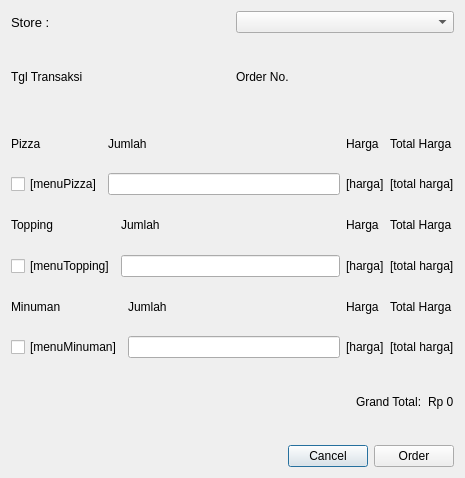
<?xml version="1.0" encoding="UTF-8"?>
<ui version="4.0">
 <class>transactionDialog</class>
 <widget class="QDialog" name="transactionDialog">
  <property name="geometry">
   <rect>
    <x>0</x>
    <y>0</y>
    <width>465</width>
    <height>478</height>
   </rect>
  </property>
  <property name="windowTitle">
   <string>Dialog</string>
  </property>
  <layout class="QGridLayout" name="gridLayout">
   <item row="0" column="0">
    <layout class="QHBoxLayout" name="horizontalLayout_14">
     <item>
      <widget class="QLabel" name="label_49">
       <property name="font">
        <font>
         <pointsize>10</pointsize>
        </font>
       </property>
       <property name="text">
        <string>Store : </string>
       </property>
      </widget>
     </item>
     <item>
      <widget class="QComboBox" name="storeComboBox_4"/>
     </item>
    </layout>
   </item>
   <item row="1" column="0">
    <layout class="QHBoxLayout" name="horizontalLayout_15">
     <item>
      <widget class="QLabel" name="label_50">
       <property name="text">
        <string>Tgl Transaksi</string>
       </property>
      </widget>
     </item>
     <item>
      <widget class="QLabel" name="tanggalTransaksi_4">
       <property name="text">
        <string/>
       </property>
      </widget>
     </item>
     <item>
      <widget class="QLabel" name="label_51">
       <property name="text">
        <string>Order No.</string>
       </property>
      </widget>
     </item>
     <item>
      <widget class="QLabel" name="nomorOrder_4">
       <property name="text">
        <string/>
       </property>
      </widget>
     </item>
    </layout>
   </item>
   <item row="2" column="0">
    <layout class="QGridLayout" name="gridLayout_11">
     <property name="sizeConstraint">
      <enum>QLayout::SetMinimumSize</enum>
     </property>
     <item row="0" column="1">
      <layout class="QVBoxLayout" name="verticalLayout_78">
       <item>
        <widget class="QLabel" name="label_52">
         <property name="text">
          <string>Jumlah</string>
         </property>
        </widget>
       </item>
      </layout>
     </item>
     <item row="0" column="2">
      <layout class="QVBoxLayout" name="verticalLayout_79">
       <item>
        <widget class="QLabel" name="label_53">
         <property name="text">
          <string>Harga</string>
         </property>
        </widget>
       </item>
      </layout>
     </item>
     <item row="0" column="0">
      <layout class="QVBoxLayout" name="verticalLayout_80">
       <item>
        <widget class="QLabel" name="label_54">
         <property name="text">
          <string>Pizza</string>
         </property>
        </widget>
       </item>
      </layout>
     </item>
     <item row="0" column="3">
      <layout class="QVBoxLayout" name="verticalLayout_81">
       <item>
        <widget class="QLabel" name="label_55">
         <property name="text">
          <string>Total Harga</string>
         </property>
        </widget>
       </item>
      </layout>
     </item>
     <item row="1" column="0">
      <layout class="QVBoxLayout" name="verticalLayout_82">
       <item>
        <widget class="QCheckBox" name="pizzaCheckBox_4">
         <property name="text">
          <string>[menuPizza]</string>
         </property>
        </widget>
       </item>
      </layout>
     </item>
     <item row="1" column="1">
      <layout class="QVBoxLayout" name="verticalLayout_83">
       <item>
        <widget class="QLineEdit" name="jumlahPizza_4"/>
       </item>
      </layout>
     </item>
     <item row="1" column="2">
      <layout class="QVBoxLayout" name="verticalLayout_84">
       <item>
        <widget class="QLabel" name="hargaPizza_4">
         <property name="text">
          <string>[harga]</string>
         </property>
        </widget>
       </item>
      </layout>
     </item>
     <item row="1" column="3">
      <layout class="QVBoxLayout" name="verticalLayout_85">
       <item>
        <widget class="QLabel" name="totalHargaPizza_4">
         <property name="text">
          <string>[total harga]</string>
         </property>
        </widget>
       </item>
      </layout>
     </item>
    </layout>
   </item>
   <item row="3" column="0">
    <layout class="QGridLayout" name="gridLayout_12">
     <property name="sizeConstraint">
      <enum>QLayout::SetMinimumSize</enum>
     </property>
     <item row="0" column="1">
      <layout class="QVBoxLayout" name="verticalLayout_86">
       <item>
        <widget class="QLabel" name="label_56">
         <property name="text">
          <string>Jumlah</string>
         </property>
        </widget>
       </item>
      </layout>
     </item>
     <item row="0" column="2">
      <layout class="QVBoxLayout" name="verticalLayout_87">
       <item>
        <widget class="QLabel" name="label_57">
         <property name="text">
          <string>Harga</string>
         </property>
        </widget>
       </item>
      </layout>
     </item>
     <item row="0" column="0">
      <layout class="QVBoxLayout" name="verticalLayout_88">
       <item>
        <widget class="QLabel" name="label_58">
         <property name="text">
          <string>Topping</string>
         </property>
        </widget>
       </item>
      </layout>
     </item>
     <item row="0" column="3">
      <layout class="QVBoxLayout" name="verticalLayout_89">
       <item>
        <widget class="QLabel" name="label_59">
         <property name="text">
          <string>Total Harga</string>
         </property>
        </widget>
       </item>
      </layout>
     </item>
     <item row="1" column="0">
      <layout class="QVBoxLayout" name="verticalLayout_90">
       <item>
        <widget class="QCheckBox" name="toppingCheckBox_4">
         <property name="text">
          <string>[menuTopping]</string>
         </property>
        </widget>
       </item>
      </layout>
     </item>
     <item row="1" column="1">
      <layout class="QVBoxLayout" name="verticalLayout_91">
       <item>
        <widget class="QLineEdit" name="jumlahTopping_4"/>
       </item>
      </layout>
     </item>
     <item row="1" column="2">
      <layout class="QVBoxLayout" name="verticalLayout_92">
       <item>
        <widget class="QLabel" name="hargaTopping_4">
         <property name="text">
          <string>[harga]</string>
         </property>
        </widget>
       </item>
      </layout>
     </item>
     <item row="1" column="3">
      <layout class="QVBoxLayout" name="verticalLayout_93">
       <item>
        <widget class="QLabel" name="totalHargaTopping_4">
         <property name="text">
          <string>[total harga]</string>
         </property>
        </widget>
       </item>
      </layout>
     </item>
    </layout>
   </item>
   <item row="4" column="0">
    <layout class="QGridLayout" name="gridLayout_13">
     <property name="sizeConstraint">
      <enum>QLayout::SetMinimumSize</enum>
     </property>
     <item row="0" column="1">
      <layout class="QVBoxLayout" name="verticalLayout_94">
       <item>
        <widget class="QLabel" name="label_60">
         <property name="text">
          <string>Jumlah</string>
         </property>
        </widget>
       </item>
      </layout>
     </item>
     <item row="0" column="2">
      <layout class="QVBoxLayout" name="verticalLayout_95">
       <item>
        <widget class="QLabel" name="label_61">
         <property name="text">
          <string>Harga</string>
         </property>
        </widget>
       </item>
      </layout>
     </item>
     <item row="0" column="0">
      <layout class="QVBoxLayout" name="verticalLayout_96">
       <item>
        <widget class="QLabel" name="label_62">
         <property name="text">
          <string>Minuman</string>
         </property>
        </widget>
       </item>
      </layout>
     </item>
     <item row="0" column="3">
      <layout class="QVBoxLayout" name="verticalLayout_97">
       <item>
        <widget class="QLabel" name="label_63">
         <property name="text">
          <string>Total Harga</string>
         </property>
        </widget>
       </item>
      </layout>
     </item>
     <item row="1" column="0">
      <layout class="QVBoxLayout" name="verticalLayout_98">
       <item>
        <widget class="QCheckBox" name="minumanCheckBox_4">
         <property name="text">
          <string>[menuMinuman]</string>
         </property>
        </widget>
       </item>
      </layout>
     </item>
     <item row="1" column="1">
      <layout class="QVBoxLayout" name="verticalLayout_99">
       <item>
        <widget class="QLineEdit" name="jumlahMinuman_4"/>
       </item>
      </layout>
     </item>
     <item row="1" column="2">
      <layout class="QVBoxLayout" name="verticalLayout_100">
       <item>
        <widget class="QLabel" name="hargaMinuman_4">
         <property name="text">
          <string>[harga]</string>
         </property>
        </widget>
       </item>
      </layout>
     </item>
     <item row="1" column="3">
      <layout class="QVBoxLayout" name="verticalLayout_101">
       <item>
        <widget class="QLabel" name="totalHargaMinuman_4">
         <property name="text">
          <string>[total harga]</string>
         </property>
        </widget>
       </item>
      </layout>
     </item>
    </layout>
   </item>
   <item row="5" column="0">
    <layout class="QHBoxLayout" name="horizontalLayout_16">
     <item>
      <spacer name="horizontalSpacer_7">
       <property name="orientation">
        <enum>Qt::Horizontal</enum>
       </property>
       <property name="sizeHint" stdset="0">
        <size>
         <width>40</width>
         <height>20</height>
        </size>
       </property>
      </spacer>
     </item>
     <item>
      <widget class="QLabel" name="label_64">
       <property name="text">
        <string>Grand Total:</string>
       </property>
      </widget>
     </item>
     <item>
      <widget class="QLabel" name="grandTotal_4">
       <property name="text">
        <string>Rp 0</string>
       </property>
      </widget>
     </item>
    </layout>
   </item>
   <item row="6" column="0">
    <layout class="QHBoxLayout" name="horizontalLayout_17">
     <item>
      <spacer name="horizontalSpacer_8">
       <property name="orientation">
        <enum>Qt::Horizontal</enum>
       </property>
       <property name="sizeHint" stdset="0">
        <size>
         <width>40</width>
         <height>20</height>
        </size>
       </property>
      </spacer>
     </item>
     <item>
      <widget class="QPushButton" name="pushButton_7">
       <property name="text">
        <string>Cancel</string>
       </property>
      </widget>
     </item>
     <item>
      <widget class="QPushButton" name="pushButton_8">
       <property name="text">
        <string>Order</string>
       </property>
      </widget>
     </item>
    </layout>
   </item>
  </layout>
 </widget>
 <resources/>
 <connections/>
</ui>
